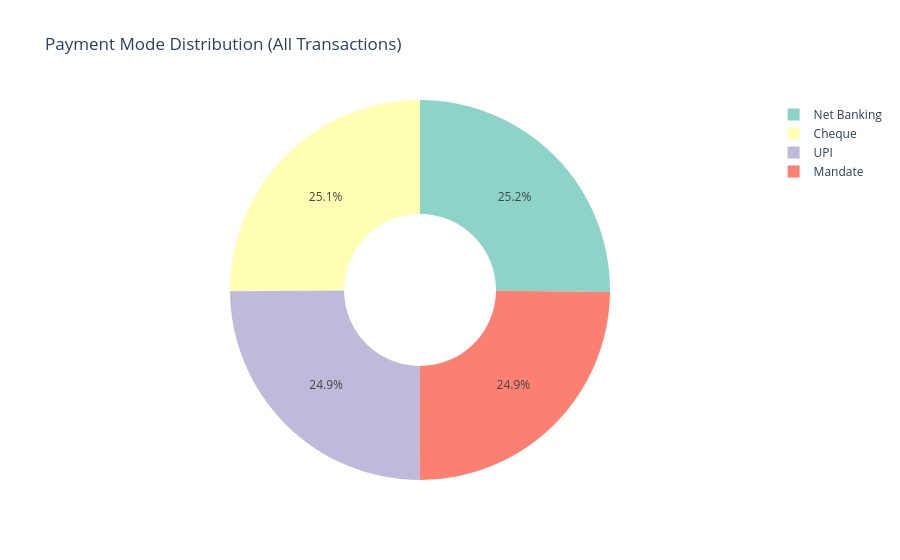

The notebook cell saved with this chart:
### Markdown cell above
## Chart 15 — Payment Mode Breakdown

### Code cell
pay_mode = txn['payment_mode'].value_counts().reset_index()
pay_mode.columns = ['mode','count']

fig = px.pie(
    pay_mode, names='mode', values='count',
    title='Payment Mode Distribution (All Transactions)',
    hole=0.4, template='plotly_white',
    color_discrete_sequence=px.colors.qualitative.Set3
)
fig.write_image(str(CHART_DIR / 'chart_15_payment_mode.png'), width=700, height=430)
fig.show()
print(' Chart 15 saved')

### Figure 1 — Plotly figure (JSON) as saved in the notebook; plotly's stock layout.template omitted (floating-point values rounded to 4 significant figures)
{"data": [{"domain": {"x": [0, 1], "y": [0, 1]}, "hole": 0.4, "hovertemplate": "mode=%{label}<br>count=%{value}<extra></extra>", "labels": ["Net Banking", "Cheque", "UPI", "Mandate"], "legendgroup": "", "name": "", "showlegend": true, "type": "pie", "values": [8250, 8228, 8154, 8146]}], "layout": {"legend": {"tracegroupgap": 0}, "piecolorway": ["rgb(141,211,199)", "rgb(255,255,179)", "rgb(190,186,218)", "rgb(251,128,114)", "rgb(128,177,211)", "rgb(253,180,98)", "rgb(179,222,105)", "rgb(252,205,229)", "rgb(217,217,217)", "rgb(188,128,189)", "rgb(204,235,197)", "rgb(255,237,111)"], "title": {"text": "Payment Mode Distribution (All Transactions)"}}}
